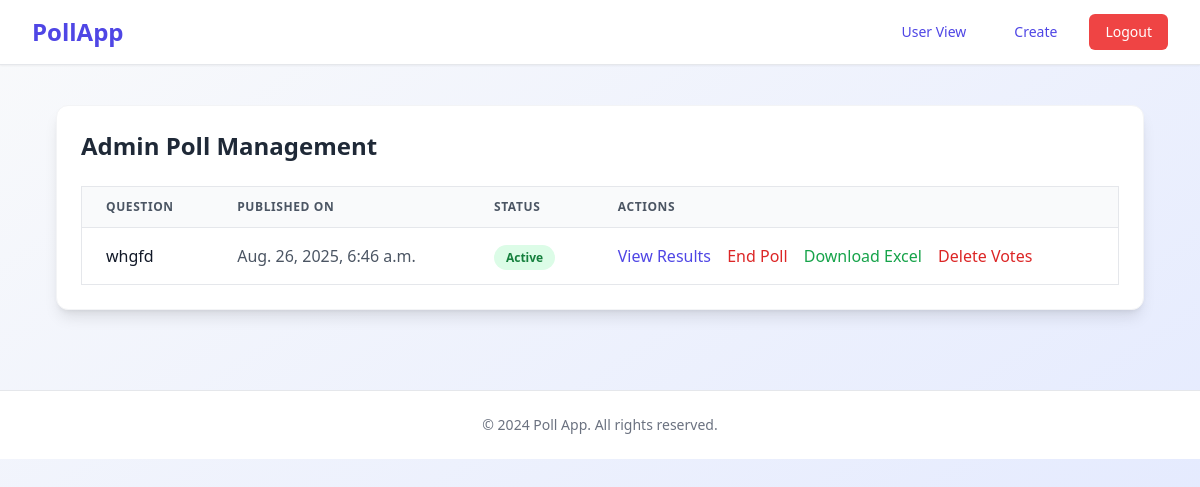
The app's page /adm/polls/ (signed in), older data.
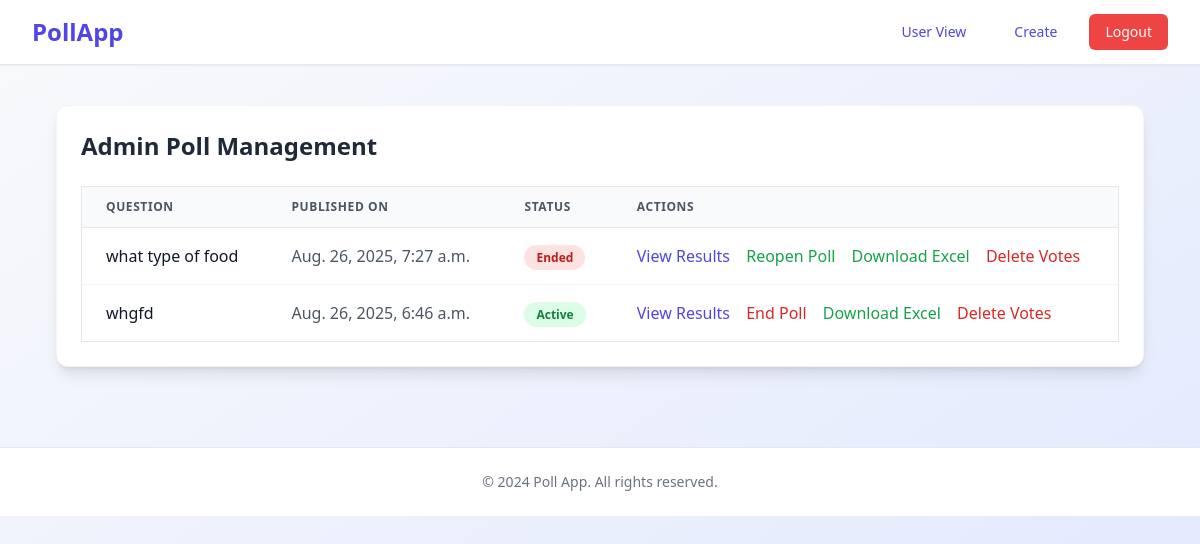
The same page, newer data.
### pollApp/models.py (models this page shows, shortened)
class PollModel(models.Model):
    user = models.ForeignKey(User, on_delete=models.CASCADE)
    question = models.CharField(max_length=200)
    pub_date = models.DateTimeField('date published')
    is_ended = models.BooleanField(default=False)
    end_time = models.DateTimeField(null=True, blank=True)

### pollApp/views.py (the view)
# urls.py: path("adm/polls/", views.admin_poll_list, name="admin_poll_list"),
@login_required
@user_passes_test(is_admin)
def admin_poll_list(request):
    polls = PollModel.objects.all().order_by("-pub_date")
    return render(request, "admin_poll_list.html", {"polls": polls})

### pollApp/views.py (called while the page is built)
def is_admin(user):
    return user.is_staff or user.is_superuser

### pollApp/templates/admin_poll_list.html (shortened to what this page needs)
<!DOCTYPE html>
<html lang="en">
<head>
  <script src="https://cdn.tailwindcss.com"></script>
</head>
<body class="bg-gradient-to-br from-gray-50 to-indigo-100 min-h-screen">
  <nav class="bg-white shadow-sm border-b border-gray-200">
    <div class="max-w-7xl mx-auto px-4 sm:px-6 lg:px-8">
      <div class="flex justify-between items-center h-16">
        <h1 class="text-2xl font-bold text-indigo-600">PollApp</h1>
        <div class="flex space-x-4">
          <a href="{% url 'poll_list' %}"
             class="px-4 py-2 text-sm font-medium rounded-md text-indigo-600 bg-white hover:bg-indigo-50 focus:outline-none focus:ring-2 focus:ring-offset-2 focus:ring-indigo-500 transition">
             User View
          </a>
          <a href="{% url 'create_poll' %}"
             class="px-4 py-2 text-sm font-medium rounded-md text-indigo-600 bg-white hover:bg-indigo-50 focus:outline-none focus:ring-2 focus:ring-offset-2 focus:ring-indigo-500 transition">
             Create
          </a>
          <a href="{% url 'logout' %}"
             class="px-4 py-2 text-sm font-medium rounded-md text-white bg-red-500 hover:bg-red-600 focus:outline-none focus:ring-2 focus:ring-offset-2 focus:ring-red-400 transition">
             Logout
          </a>
        </div>
      </div>
    </div>
  </nav>
  <main class="max-w-6xl mx-auto py-10 px-4 sm:px-6 lg:px-8">
    <div class="bg-white shadow-lg rounded-xl p-6 border border-gray-100">
      <h2 class="text-2xl font-bold text-gray-800 mb-6">Admin Poll Management</h2>
      <div class="overflow-x-auto">
        <table class="min-w-full divide-y divide-gray-200 border border-gray-200 rounded-lg">
          <thead class="bg-gray-50">
            <tr>
              <th class="px-6 py-3 text-left text-xs font-semibold text-gray-600 uppercase tracking-wider">Question</th>
              <th class="px-6 py-3 text-left text-xs font-semibold text-gray-600 uppercase tracking-wider">Published On</th>
              <th class="px-6 py-3 text-left text-xs font-semibold text-gray-600 uppercase tracking-wider">Status</th>
              <th class="px-6 py-3 text-left text-xs font-semibold text-gray-600 uppercase tracking-wider">Actions</th>
            </tr>
          </thead>
          <tbody class="bg-white divide-y divide-gray-100">
            {% for poll in polls %}
            <tr class="hover:bg-gray-50 transition">
              <td class="px-6 py-4 text-gray-900 font-medium">{{ poll.question }}</td>
              <td class="px-6 py-4 text-gray-600">{{ poll.pub_date }}</td>
              <td class="px-6 py-4">
                {% if poll.is_ended %}
                  <span class="px-3 py-1 text-xs font-semibold rounded-full bg-red-100 text-red-700">Ended</span>
                {% else %}
                  <span class="px-3 py-1 text-xs font-semibold rounded-full bg-green-100 text-green-700">Active</span>
                {% endif %}
              </td>
              <td class="px-6 py-4 space-x-3">
                <a href="{% url 'poll_results' poll.id %}"
                   class="text-indigo-600 hover:text-indigo-800 font-medium">View Results</a>
                <a href="{% url 'end_poll' poll.id %}"
                class="{% if poll.is_ended %}text-green-600 hover:text-green-800{% else %}text-red-600 hover:text-red-800{% endif %} font-medium">
                {% if poll.is_ended %}Reopen Poll{% else %}End Poll{% endif %}
                </a>
                <a href="{% url 'export_poll_excel' poll.id %}"
                class="text-green-600 hover:text-green-800 font-medium">
                Download Excel
                </a>
                 <a href="{% url 'delete_poll_votes' poll.id %}"
                  class="text-red-600 hover:text-red-800 font-medium"
                  onclick="return confirm('Are you sure you want to delete all votes for this poll?');">
                  Delete Votes
                </a>
              </td>
            </tr>
            {% empty %}
            <tr>
              <td colspan="4" class="px-6 py-4 text-center text-gray-500">No polls available</td>
            </tr>
            {% endfor %}
          </tbody>
        </table>
      </div>
    </div>
  </main>
  <footer class="bg-white border-t border-gray-200 mt-10">
    <div class="max-w-7xl mx-auto py-6 px-4 sm:px-6 lg:px-8 text-center">
      <p class="text-gray-500 text-sm">© 2024 Poll App. All rights reserved.</p>
    </div>
  </footer>
</body>
</html>

Row changes from the older to the newer data that the page shows:
added PollModel: question "what type of food", pub_date "Aug. 26, 2025, 7:27 a.m.", is_ended "Ended"
